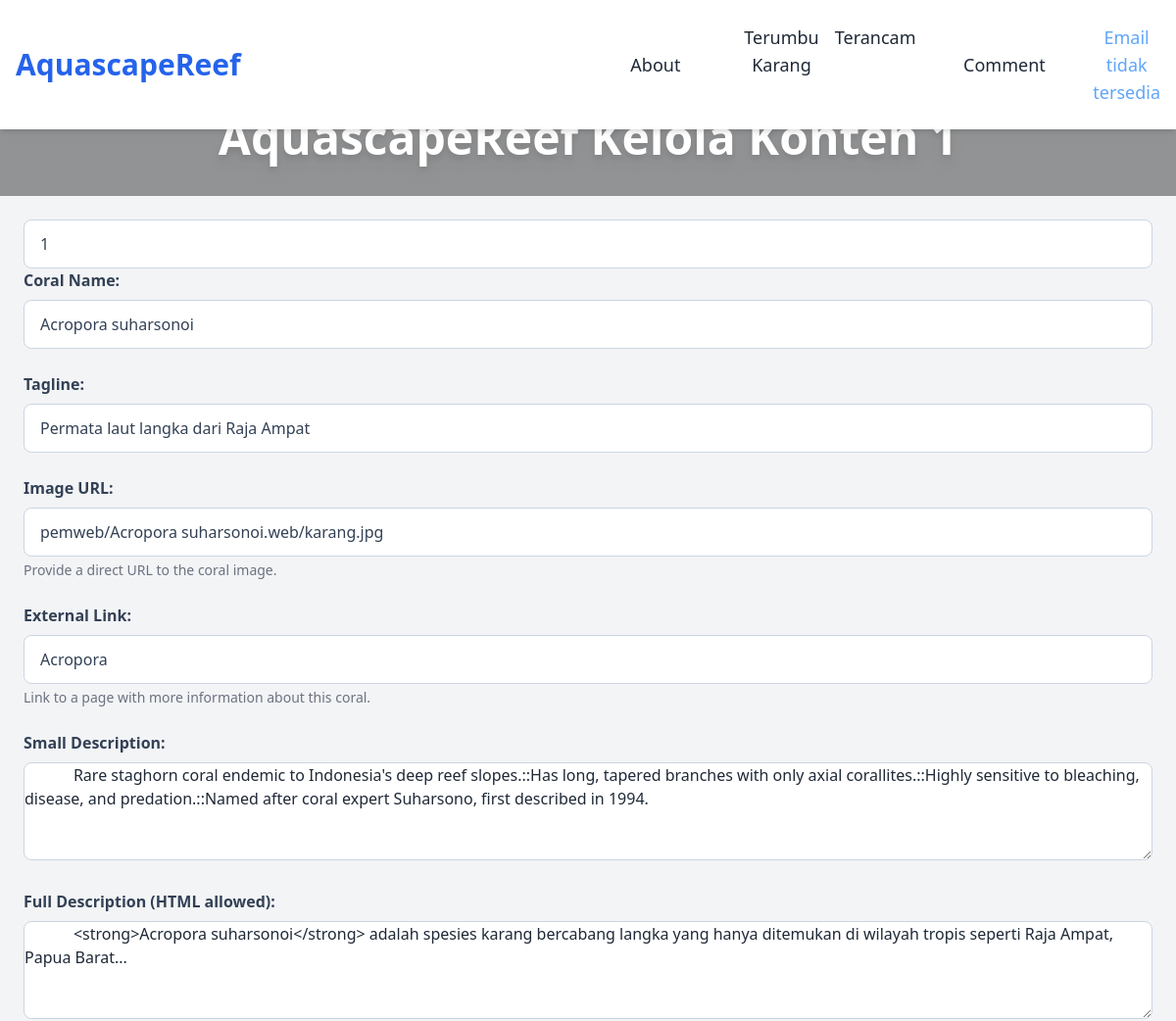
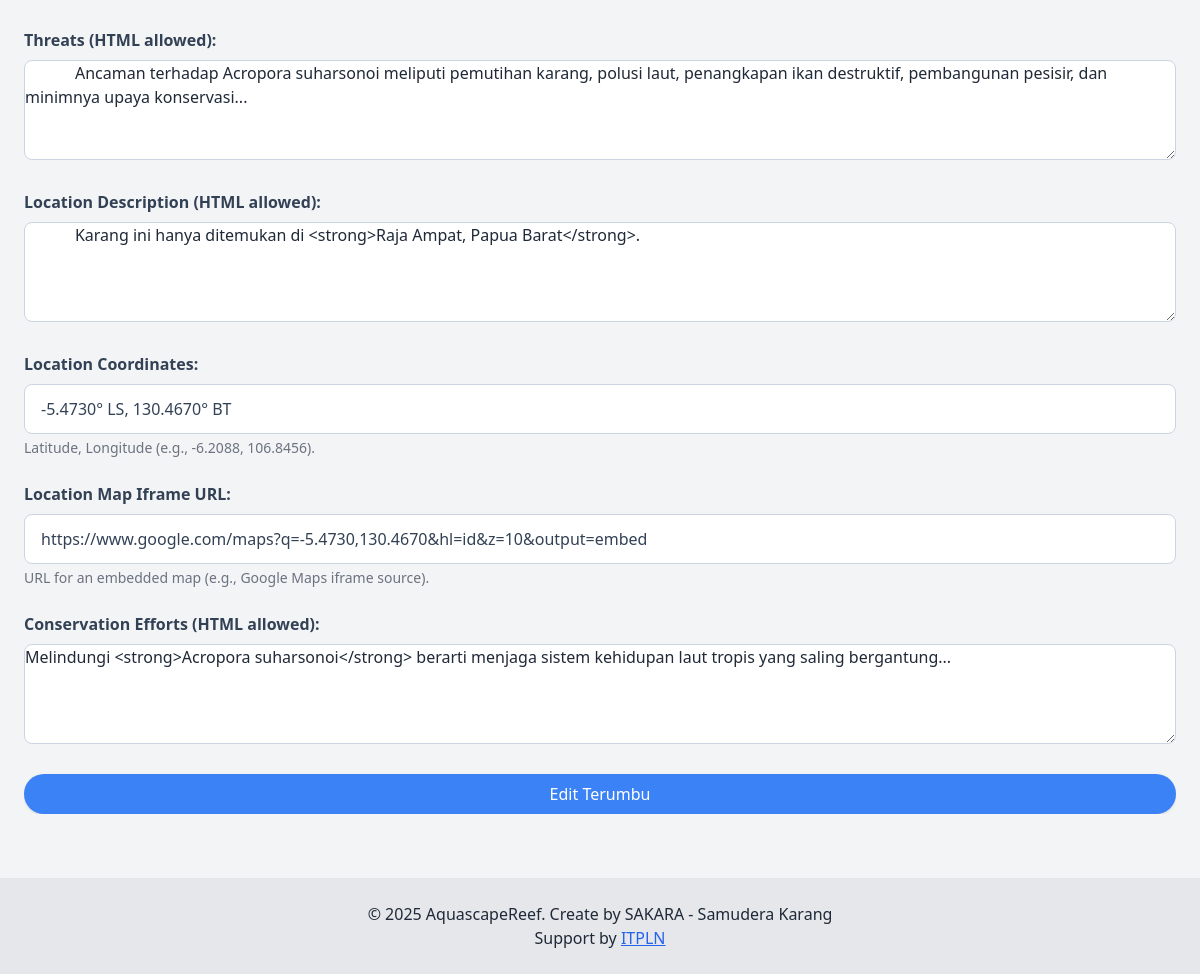
The app's page /edit_coral.php?cid=1 (signed in) with its own data (2 pictures, top to bottom).
### tables this page shows
CREATE TABLE `corals` (
  `id` int(11) NOT NULL AUTO_INCREMENT,
  `name` varchar(50) NOT NULL,
  `tagline` varchar(100) DEFAULT NULL,
  `img` varchar(100) DEFAULT NULL,
  `link` varchar(100) DEFAULT NULL,
  `desc_small` text DEFAULT NULL,
  `desc_html` text DEFAULT NULL,
  `ancaman_html` text DEFAULT NULL,
  `lokasi_html` text DEFAULT NULL,
  `lokasi_coordinate_txt` varchar(50) DEFAULT NULL,
  `lokasi_iframe_url` varchar(100) DEFAULT NULL,
  `pelestarian_html` text DEFAULT NULL,
  PRIMARY KEY (`id`)
);

### _data_corals.php (called while the page is built, shortened)
<?php
include '_util_koneksi.php';
$nama_coral = $_GET['link_coral'] ?? '';
$id = $_GET['cid'] ?? -1;
$corals = [];
if ($nama_coral == '' && $id < 0) {
  $stmt = $conn->prepare("SELECT * FROM corals");
  $stmt->execute();
  $result = $stmt->get_result();
  while ($row = $result->fetch_assoc()) {
    $corals[] = $row;
  }
} elseif ($id > 0) {
  $stmt = $conn->prepare("SELECT * FROM corals WHERE id = ?");
  $stmt->bind_param("s", $id);
  $stmt->execute();
  $result = $stmt->get_result();
  while ($row = $result->fetch_assoc()) {
    $corals[] = $row;
  }
}

### edit_coral.php (the view, shortened to what this page needs)
<?php
include "_data_corals.php";
$coral = $corals[0];
?>
<!DOCTYPE html>
<html lang="id">
<head>
  <?php include '_layout_headscript.php' ?>
</head>
<body id="top" class="bg-gray-100 text-gray-800 font-sans">
  <?php include '_layout_navbar.php' ?>
  <div class="pt-20 w-full h-[200px] bg-cover bg-center bg-no-repeat" style="background-image: url('https://image.idntimes.com/post/20161209/the-great-barrier-reef-5f78074eec83b3b8e8958d857e58bc29.jpeg?tr=w-1920,f-webp,q-75&width=1920&format=webp&quality=75');">
    <div class="w-full h-full bg-black/40 flex items-center justify-center">
      <h1 class="text-white text-4xl md:text-5xl font-bold text-center drop-shadow-lg">
        AquascapeReef Kelola Konten <?php echo count($corals); ?>
      </h1>
    </div>
  </div>
  <section class="p-6">
    <div class="overflow-x-auto">
      <form action="_process_send_coral.php" method="POST">
        <input type="text" class="-d-none" name="id" value="<?= $coral['id'] ?? -1 ?>">
        <div class="form-group">
          <label for="name">Coral Name:</label>
          <input type="text" id="name" name="name" required
            placeholder="e.g., Acropora millepora"
            value="<?= $coral['name'] ?>"
            class="rounded-lg focus:ring-blue-500 focus:border-blue-500">
        </div>
        <div class="form-group">
          <label for="tagline">Tagline:</label>
          <input type="text" id="tagline" name="tagline"
            placeholder="A short, catchy description"
            value="<?= $coral['tagline'] ?>"
            class="rounded-lg focus:ring-blue-500 focus:border-blue-500">
        </div>
        <div class="form-group">
          <label for="img">Image URL:</label>
          <input type="text" id="img" name="img"
            value="<?= $coral['img'] ?>"
            placeholder="https://example.com/coral.jpg"
            class="rounded-lg focus:ring-blue-500 focus:border-blue-500">
          <p class="text-sm text-gray-500 mt-1">Provide a direct URL to the coral image.</p>
        </div>
        <div class="form-group">
          <label for="link">External Link:</label>
          <input type="text" id="link" name="link"
            value="<?= $coral['link'] ?>"
            placeholder="https://example.com/more-info"
            class="rounded-lg focus:ring-blue-500 focus:border-blue-500">
          <p class="text-sm text-gray-500 mt-1">Link to a page with more information about this coral.</p>
        </div>
        <div class="form-group">
          <label for="desc_small">Small Description:</label>
          <textarea id="desc_small" name="desc_small"
            placeholder="A brief summary of the coral."
            class="rounded-lg focus:ring-blue-500 focus:border-blue-500">
            <?= $coral['desc_small'] ?>
          </textarea>
        </div>
        <div class="form-group">
          <label for="desc_html">Full Description (HTML allowed):</label>
          <textarea id="desc_html" name="desc_html"
            placeholder="Detailed description of the coral, including HTML tags if needed."
            class="rounded-lg focus:ring-blue-500 focus:border-blue-500">
            <?= $coral['desc_html'] ?>
          </textarea>
        </div>
        <div class="form-group">
          <label for="ancaman_html">Threats (HTML allowed):</label>
          <textarea id="ancaman_html" name="ancaman_html"
            placeholder="Information about threats to this coral, HTML allowed."
            class="rounded-lg focus:ring-blue-500 focus:border-blue-500">
            <?= $coral['ancaman_html'] ?>
          </textarea>
        </div>
        <div class="form-group">
          <label for="lokasi_html">Location Description (HTML allowed):</label>
          <textarea id="lokasi_html" name="lokasi_html"
            placeholder="Description of where this coral can be found, HTML allowed."
            class="rounded-lg focus:ring-blue-500 focus:border-blue-500">
            <?= $coral['lokasi_html'] ?>
          </textarea>
        </div>
        <div class="form-group">
          <label for="lokasi_coordinate_txt">Location Coordinates:</label>
          <input type="text" id="lokasi_coordinate_txt" name="lokasi_coordinate_txt"
            value="<?= $coral['lokasi_coordinate_txt'] ?>"
            placeholder="e.g., -6.2088, 106.8456"
            class="rounded-lg focus:ring-blue-500 focus:border-blue-500">
          <p class="text-sm text-gray-500 mt-1">Latitude, Longitude (e.g., -6.2088, 106.8456).</p>
        </div>
        <div class="form-group">
          <label for="lokasi_iframe_url">Location Map Iframe URL:</label>
          <input type="url" id="lokasi_iframe_url" name="lokasi_iframe_url"
            value="<?= $coral['lokasi_iframe_url'] ?>"
            placeholder="https://www.google.com/maps/embed?pb=..."
            class="rounded-lg focus:ring-blue-500 focus:border-blue-500">
          <p class="text-sm text-gray-500 mt-1">URL for an embedded map (e.g., Google Maps iframe source).</p>
        </div>
        <div class="form-group">
          <label for="pelestarian_html">Conservation Efforts (HTML allowed):</label>
          <textarea id="pelestarian_html" name="pelestarian_html"
            placeholder="Information about conservation efforts, HTML allowed."
            class="rounded-lg focus:ring-blue-500 focus:border-blue-500"><?= $coral['pelestarian_html'] ?></textarea>
        </div>
        <button type="submit"
          class="inline-block bg-blue-500 text-white px-5 py-2 rounded-full shadow hover:bg-blue-600 transition">
          Edit Terumbu
        </button>
      </form>
    </div>
  </section>
  <?php include "_layout_footer.php" ?>
</body>
</html>

### edit_coral.php (style rules this page uses)
.form-group { margin-bottom: 1.5rem; }
label { display: block; margin-bottom: 0.5rem; font-weight: 600; color: #334155; }
input[type="text"], input[type="url"], textarea { width: 100%; padding: 0.75rem 1rem; border: 1px solid #cbd5e1; border-radius: 0.5rem; font-size: 1rem; color: #334155; transition: border-color 0.2s, box-shadow 0.2s; }
textarea { min-height: 100px; resize: vertical; }
button { width: 100%; padding: 0.75rem 1.5rem; background-color: #3b82f6; color: white; font-weight: 600; border-radius: 0.5rem; border: none; cursor: pointer; font-size: 1.125rem; transition: background-color 0.2s, transform 0.1s; }
h1 { font-size: 2.25rem; font-weight: 700; color: #1e293b; margin-bottom: 2rem; text-align: center; }

### records on screen
corals: id "1", name "Acropora suharsonoi", tagline "Permata laut langka dari Raja Ampat", img "pemweb/Acropora suharsonoi.web/karang.jpg", link "Acropora", desc_small "Rare staghorn coral endemic to Indonesia's deep reef slopes.::Has long, tapered branches with only axial corallites.::Highly sensitive to bleaching, disease, and predation.::Named after coral expert Suharsono, first described in 1994.", desc_html "<strong>Acropora suharsonoi</strong> adalah spesies karang bercabang langka yang hanya ditemukan di wilayah tropis seperti Raja Ampat, Papua Barat...", ancaman_html "Ancaman terhadap Acropora suharsonoi meliputi pemutihan karang, polusi laut, penangkapan ikan destruktif, pembangunan pesisir, dan minimnya upaya konservasi...", lokasi_html "Karang ini hanya ditemukan di <strong>Raja Ampat, Papua Barat</strong>.", lokasi_coordinate_txt "-5.4730° LS, 130.4670° BT", lokasi_iframe_url "https://www.google.com/maps?q=-5.4730,130.4670&hl=id&z=10&output=embed", pelestarian_html "Melindungi <strong>Acropora suharsonoi</strong> berarti menjaga sistem kehidupan laut tropis yang saling bergantung..."

### other values on screen
$_SESSION['user']['name'] "Email tidak tersedia"
count($corals) "1"
